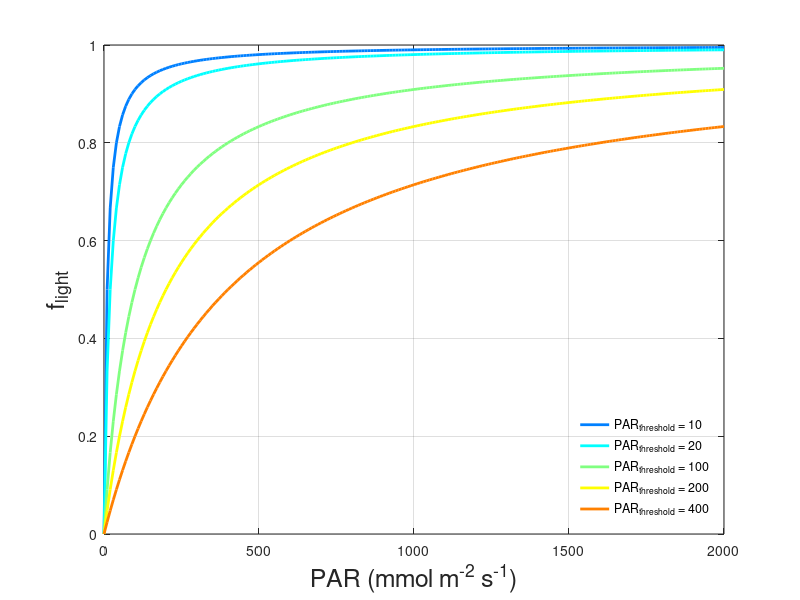

Write the MATLAB code that produced this figure.
%% Sigmoid PAR

% Define parameters
PAR = 0:10:2000;              % Range for PAR (x-axis)
PARthresh_values = [10, 20, 100, 200, 400];   % Different sensitivity levels to compare

% Create the figure
figure('Color', 'w', 'Position', [100, 100, 800, 500]);
hold on;

% Loop through alpha values and plot each curve
colors = jet(length(PARthresh_values));
for ik = 1:length(PARthresh_values)
    a = PARthresh_values(ik);

    % Equation from image_9ed7ea.png
    num = PAR;
    den = PAR + a;
    fLight = num ./ den;

    plot(PAR, fLight, 'LineWidth', 2, 'Color', colors(ik,:), ...
        'DisplayName', ['PAR_{threshold} = ', num2str(a)]);
end

% Formatting
grid on;  box on;
xlabel('PAR (mmol m^-^2 s^-^1)', 'FontSize', 18);
ylabel('f_{light}', 'FontSize', 18);
% title('LUE_{camera} Sensitivity Analysis', 'FontSize', 14);
legend('Location', 'southeast','color','none'); legend box off;
xlim([0 2000]);
ylim([0 1]);
